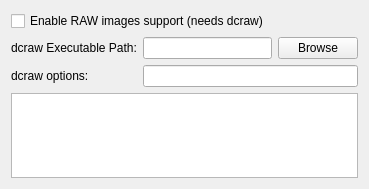
<?xml version="1.0" encoding="UTF-8"?>
<ui version="4.0">
 <class>AdvancedRawWidget</class>
 <widget class="QWidget" name="AdvancedRawWidget">
  <property name="geometry">
   <rect>
    <x>0</x>
    <y>0</y>
    <width>369</width>
    <height>189</height>
   </rect>
  </property>
  <layout class="QGridLayout" name="gridLayout_2">
   <item row="0" column="0" colspan="3">
    <widget class="QCheckBox" name="rawCheckBox">
     <property name="text">
      <string>Enable RAW images support (needs dcraw)</string>
     </property>
    </widget>
   </item>
   <item row="2" column="0">
    <widget class="QLabel" name="label_10">
     <property name="text">
      <string>dcraw options:</string>
     </property>
    </widget>
   </item>
   <item row="1" column="1">
    <widget class="QLineEdit" name="dcrawLineEdit"/>
   </item>
   <item row="1" column="0">
    <widget class="QLabel" name="label_9">
     <property name="text">
      <string>dcraw Executable Path:</string>
     </property>
    </widget>
   </item>
   <item row="1" column="2">
    <widget class="QPushButton" name="dcrawPushButton">
     <property name="text">
      <string>Browse</string>
     </property>
    </widget>
   </item>
   <item row="2" column="1" colspan="2">
    <widget class="QLineEdit" name="dcrawOptions"/>
   </item>
   <item row="3" column="0" colspan="3">
    <widget class="QTextBrowser" name="helpTextBrowser">
     <property name="lineWrapMode">
      <enum>QTextEdit::NoWrap</enum>
     </property>
     <property name="acceptRichText">
      <bool>false</bool>
     </property>
     <property name="textInteractionFlags">
      <set>Qt::TextSelectableByKeyboard|Qt::TextSelectableByMouse</set>
     </property>
     <property name="openLinks">
      <bool>false</bool>
     </property>
    </widget>
   </item>
  </layout>
 </widget>
 <resources/>
 <connections/>
</ui>
